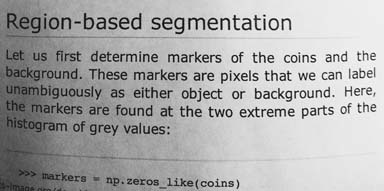
//> input picture input/sample.jpg, 384 x 191 px
$ ./otsu   (built with g++ and OpenCV 4)
//> lines starting //> are read from the running program, lines starting //| are printed output that depends on the picture; after the words box and inside, x2 and y2 are one past the last pixel; in counts of white or black regions, pixels touching at a corner belong together

/**
* @Author: daemonslayer
* @Date:   2017-01-16T15:36:21+05:30
* @Last modified by:   daemonslayer
* @Last modified time: 2017-01-16T21:58:55+05:30
*/


#include "opencv2/imgproc/imgproc.hpp"
#include "opencv2/highgui/highgui.hpp"
#include "opencv2/photo/photo.hpp"
#include <stdlib.h>
#include <stdio.h>
#include <iostream>
#include <string>
#include <math.h>
#include "../util.h"


using namespace std;
using namespace cv;


int main(int argc, char const *argv[]) {
  title("Text Extractor : Otsu");
//> (this line was passed over: title is not available in this run)
  string win_name = "textextractor";

  Mat img_a;
  img_a = imread("../input/sample.jpg");
//> img_a is the input picture: 191 rows x 384 cols, CV_8UC3; min 0, max 255, mean 171.6

  if(img_a.empty()) {
    err_report("Image couldn't be opened");
  }

  Mat img_a_gray;
  cvtColor(img_a, img_a_gray, CV_BGR2GRAY);
  stat_comp("color to gray");
//> (this line was passed over: stat_comp is not available in this run)

  Mat img_a_blur;

  GaussianBlur(img_a_gray, img_a_blur, Size(3, 3), 0, 0);
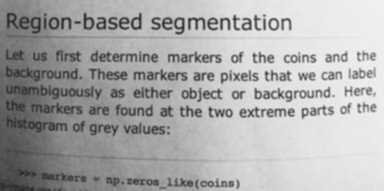
//> img_a_blur: 191 rows x 384 cols, CV_8UC1; min 38, max 241, mean 171.6
  stat_comp("image smoothed");
//> (this line was passed over: stat_comp is not available in this run)
  // medianBlur(img_a_gray, img_a_blur, 3);
  // stat_comp("image smoothed");

  equalizeHist(img_a_blur, img_a_blur);
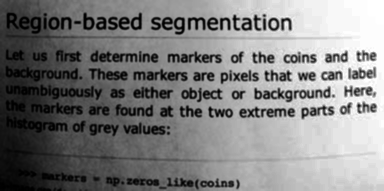
//> img_a_blur: 191 rows x 384 cols, CV_8UC1; min 0, max 255, mean 128.5
  stat_comp("equalize histogram");
//> (this line was passed over: stat_comp is not available in this run)
  // GaussianBlur(img_a_blur, img_a_blur, Size(3, 3), 0, 0);

  Mat img_a_thres;
  threshold(img_a_blur, img_a_thres, 0, 255, THRESH_OTSU);
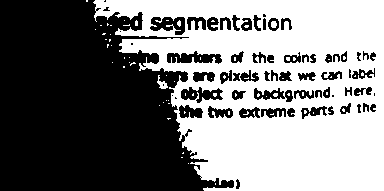
//> img_a_thres: 191 rows x 384 cols, CV_8UC1; 49.7% white; 69 white regions (65 under 20 px), largest, box (x1, y1, x2, y2) and area: (93, 0, 384, 191) 35977, (157, 75, 168, 89) 67, (271, 21, 277, 28) 36, (177, 20, 181, 27) 20
  stat_comp("otsu threshold");
//> (this line was passed over: stat_comp is not available in this run)

  fastNlMeansDenoising(img_a_thres, img_a_thres, 3, 7, 21);
  stat_comp("denoising image");
//> (this line was passed over: stat_comp is not available in this run)

  namedWindow(win_name + "_a", CV_WINDOW_AUTOSIZE);
  imshow(win_name + "_a", img_a_thres);

  imwrite("../output/output_a.jpg", img_a_thres);

  waitKey(0);
  return 0;
}
